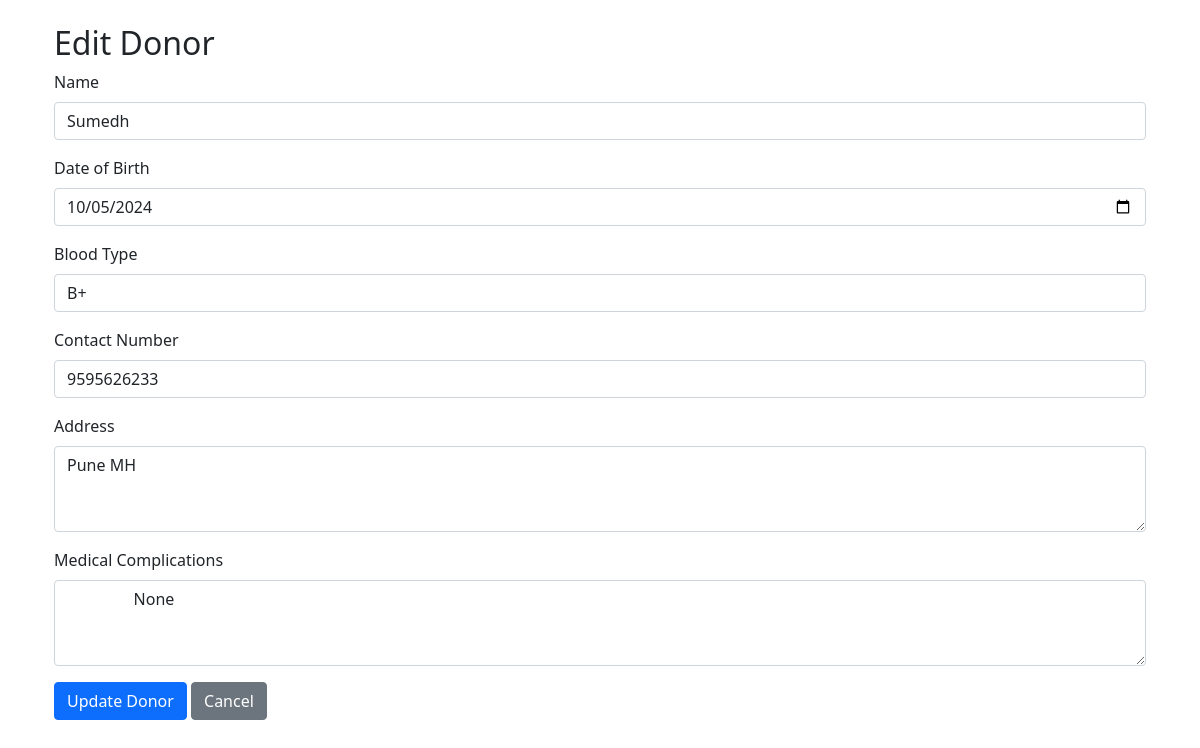
Screenshot of /donors/2/edit with the database file from the repository.
### models.py (models this page shows)
class Donor(Base):
    __tablename__ = 'donors'
    donor_id = Column(Integer, primary_key=True, autoincrement=True)
    name = Column(String(100), nullable=False)
    date_of_birth = Column(Date, nullable=False)
    blood_type = Column(String(3), nullable=False)
    contact_number = Column(String(15), nullable=False)
    address = Column(String(255))
    medical_complications = Column(Text)
    created_at = Column(DateTime, default=func.now())
    updated_at = Column(DateTime, default=func.now(), onupdate=func.now())
    donations = relationship("Donation", back_populates="donor")
    __table_args__ = (
        CheckConstraint(
            blood_type.in_([bt.value for bt in BloodType]),
            name='valid_blood_type'
        ),
    )

### app.py (the view, shortened to what this page needs)
@app.route('/donors/<int:donor_id>/edit', methods=['GET', 'POST'])
def edit_donor(donor_id):
    donor = system.session.query(Donor).get(donor_id)
    return render_template('donors/edit.html',
                         donor=donor,
                         blood_types=[bt.value for bt in BloodType])

### templates/donors/edit.html
{% extends "base.html" %}
{% block content %}
<div class="container">
    <h2>Edit Donor</h2>
    <form method="POST">
        <div class="mb-3">
            <label for="name" class="form-label">Name</label>
            <input type="text" class="form-control" id="name" name="name" value="{{ donor.name }}" required>
        </div>
        <div class="mb-3">
            <label for="date_of_birth" class="form-label">Date of Birth</label>
            <input type="date" class="form-control" id="date_of_birth" name="date_of_birth"
                   value="{{ donor.date_of_birth.strftime('%Y-%m-%d') }}" required>
        </div>
        <div class="mb-3">
            <label for="blood_type" class="form-label">Blood Type</label>
            <select class="form-control" id="blood_type" name="blood_type" required>
                {% for blood_type in blood_types %}
                <option value="{{ blood_type }}" {% if blood_type == donor.blood_type %}selected{% endif %}>
                    {{ blood_type }}
                </option>
                {% endfor %}
            </select>
        </div>
        <div class="mb-3">
            <label for="contact_number" class="form-label">Contact Number</label>
            <input type="tel" class="form-control" id="contact_number" name="contact_number"
                   value="{{ donor.contact_number }}" required>
        </div>
        <div class="mb-3">
            <label for="address" class="form-label">Address</label>
            <textarea class="form-control" id="address" name="address" rows="3" required>{{ donor.address }}</textarea>
        </div>
        <div class="mb-3">
            <label for="medical_complications" class="form-label">Medical Complications</label>
            <textarea class="form-control" id="medical_complications" name="medical_complications" rows="3">
                {{ donor.medical_complications }}
            </textarea>
        </div>
        <button type="submit" class="btn btn-primary">Update Donor</button>
        <a href="{{ url_for('donors') }}" class="btn btn-secondary">Cancel</a>
    </form>
</div>
{% endblock %}

### rows the page displays
Donor: name "Sumedh", date_of_birth "10/05/2024", blood_type "B+", contact_number "9595626233", address "Pune MH", medical_complications "None"
